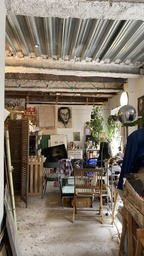
#> input picture Lab 5/image.jpg, 144 x 256 px, shrunk from 2268 x 4032 before the run
$ python lab5.py
#> lines starting #> are read from the running program, lines starting #| are printed output that depends on the picture
"""lab5.ipynb

Original file is located at
    https://colab.research.google.com/drive/1vCb47T7BP20Fa6nIw_y_0PoaGIQs0eq3
"""

#Name: Long Hoang
#Lab 5
#Project idea: convert RGB image to Black and White film-like image

"""Apply black and white filter"""

from PIL import Image, ImageEnhance
import os

#get current working directory: use for getting input file and save output file
cwd = os.path.dirname(__file__)
#print(cwd)

def bnw(r, g, b):
  #gray scale function (The RGB values are converted to grayscale)
  return int(0.299 * r + 0.587 * g + 0.114 * b)

def conversion(input_path, output_path):
  #Open image
#> called with input_path = 'Lab 5/image.jpg', output_path = 'Lab 5/bnw_image.jpg'
  img = Image.open(input_path)
#> img is the input picture: PIL image 144x256 RGB; mean R, G, B 129.5, 118.5, 105

  #assign dimensions
  width, height = img.size
#> width = 144; height = 256

  #Create resulting image: L indicates grayscale image
  bnw_img = Image.new("L", (width, height))
#> bnw_img: PIL image 144x256 L; every value is 0

  #Change color code of each pixel using grayscale formula function
  for x in range(width):
    for y in range(height):
      r, g, b = img.getpixel((x, y))
      bnw_img.putpixel((x, y), bnw(r, g, b))
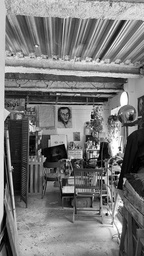
#> bnw_img: PIL image 144x256 L; min 0, max 255, mean 119.7

  #Slight edit to enhance image
  #increase contrast
  contrast = ImageEnhance.Contrast(bnw_img)
  bnw_img = contrast.enhance(2)
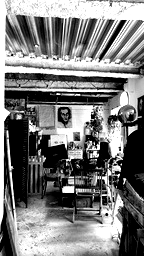
#> bnw_img: PIL image 144x256 L; min 0, max 255, mean 123.9

  #increase brightness
  brightness = ImageEnhance.Brightness(bnw_img)
  bnw_img = brightness.enhance(2)
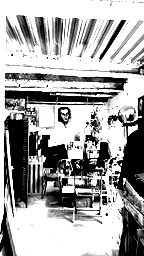
#> bnw_img: PIL image 144x256 L; min 0, max 255, mean 166.4

  #save image
  bnw_img.save(output_path)

  return bnw_img

#input image path
input_path = cwd + "/image.jpg"
output_path = cwd + "/bnw_image.jpg" #output the photo in the current working dir

#Convert image
img = conversion(input_path, output_path)

#show image in the current directory onto your computer
img.show()
